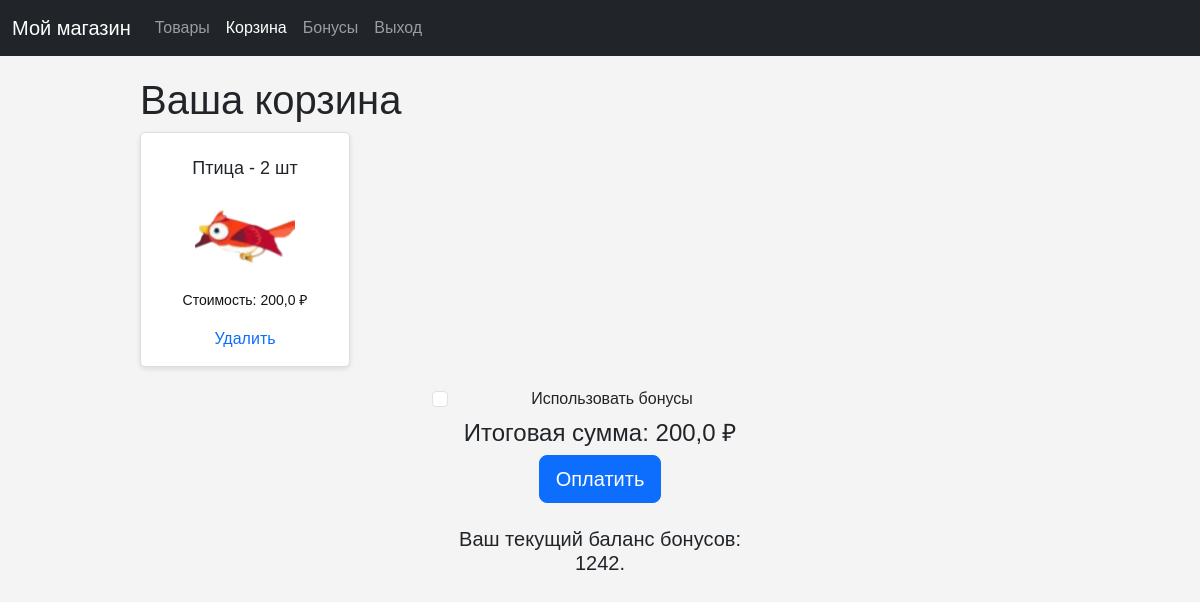
The app's page /cart/ (signed in) with its own data.
### cart/models.py (models this page shows, shortened)
class CartItem(models.Model):
    cart = models.ForeignKey(
        Cart, on_delete=models.CASCADE, related_name='items')
    product = models.ForeignKey(Product, on_delete=models.CASCADE)
    quantity = models.PositiveIntegerField(default=1)
    def total_price(self):
        return self.product.price * self.quantity

class Cart(models.Model):
    user = models.ForeignKey(settings.AUTH_USER_MODEL,
                             on_delete=models.CASCADE, related_name='cart')
    created_at = models.DateTimeField(auto_now_add=True)
    updated_at = models.DateTimeField(auto_now=True)
    def total_price(self):
        return sum(item.total_price() for item in self.items.all())

### shop/models.py (models this page shows, shortened)
class Product(models.Model):
    title = models.CharField('Наименование', max_length=50)
    price = models.FloatField('Цена')
    volume = models.IntegerField('Масса')
    category = models.ForeignKey(Category, on_delete=models.CASCADE)
    created_at = models.DateTimeField(default=timezone.now)
    image = models.ImageField(
        upload_to='products/', verbose_name="Изображение товара")
    class Meta:
        verbose_name = 'Товар'
        verbose_name_plural = 'Товары'

### bonussystem/models.py (models this page shows, shortened)
class UserProfile(models.Model):
    user = models.OneToOneField(User, on_delete=models.CASCADE)
    bonus_points = models.IntegerField(default=0)

### cart/views.py (the view)
# urls.py: path('', views.view_cart, name='view_cart'),
@login_required
def view_cart(request):
    cart, created = Cart.objects.get_or_create(user=request.user)
    return render(request, 'cart/cart.html', {'cart': cart, 'stripe_public_key': settings.STRIPE_PUBLIC_KEY})

### Templates/cart/cart.html (shortened to what this page needs)
{% extends 'base.html' %}
{% block content %}
<div class="container">
    <h1>Ваша корзина</h1>
    {% if cart.items.all %}
        <div class="product-list">
            {% for item in cart.items.all %}
                <div class="product-item">
                    <center><h3>{{ item.product.title }} - {{ item.quantity }} шт</h3></center>
                    <center><img src="{{ item.product.image.url }}" alt=""></center>
                    <center><p>Стоимость: {{ item.total_price }} ₽</p></center>
                    <center><a href="{% url 'remove_from_cart' item.id %}">Удалить</a></center>
                </div>
            {% endfor %}
        </div>
        <div class="container">
            <div class="row justify-content-center">
                <div class="col-md-6 text-center">
                    <form action="{% url 'create_order' %}" method="post" class="mb-4">
                        <div class="form-check mb-2">
                            <input type="checkbox" class="form-check-input" id="use_bonus" name="use_bonus">
                            <label class="form-check-label" for="use_bonus">Использовать бонусы</label>
                        </div>
                        <h4>Итоговая сумма: <span id="total_price">{{ cart.total_price }}</span> ₽</h4>
                        <button type="submit" class="btn btn-primary btn-lg">Оплатить</button>
                    </form>
                    <h5 class="mt-4">Ваш текущий баланс бонусов: {{ request.user.userprofile.bonus_points }}.</h5>
                </div>
            </div>
        </div>
    {% else %}
        <p>Ваша корзина пуста.</p>
    {% endif %}
</div>
{% endblock %}

### shop/static/css/shop.css (style rules this page uses)
body { font-family: Arial, sans-serif; background-color: #f4f4f4; margin: 0; padding: 0; }
.container { width: 80%; margin: 0 auto; padding: 20px; }
.product-list { display: flex; flex-wrap: wrap; gap: 20px; }
.product-item { background-color: #fff; border: 1px solid #ddd; border-radius: 5px; padding: 15px; width: calc(25% - 20px); box-shadow: 0 2px 5px rgba(0, 0, 0, 0.1); }
.product-item img { width: 100px; height: 100px; border-radius: 5px; }
.product-item h3 { font-size: 18px; margin: 10px 0; }
.product-item p { font-size: 14px; color: #151414; }
a { text-decoration: none; }

### records on screen
CartItem: product "Птица", quantity "2", product.image (picture), total_price "200,0"
Cart: total_price "200,0"

### other values on screen
{{ request.user.userprofile.bonus_points }} "1242"
